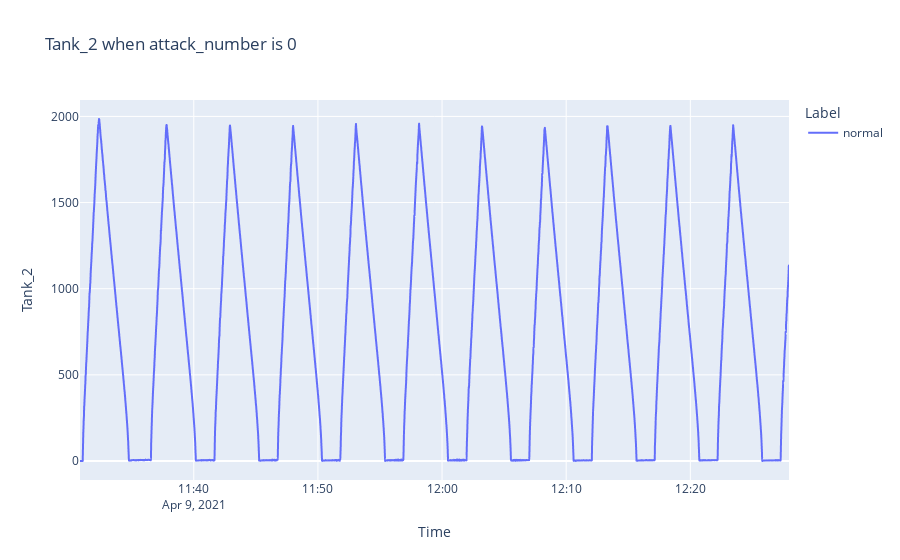
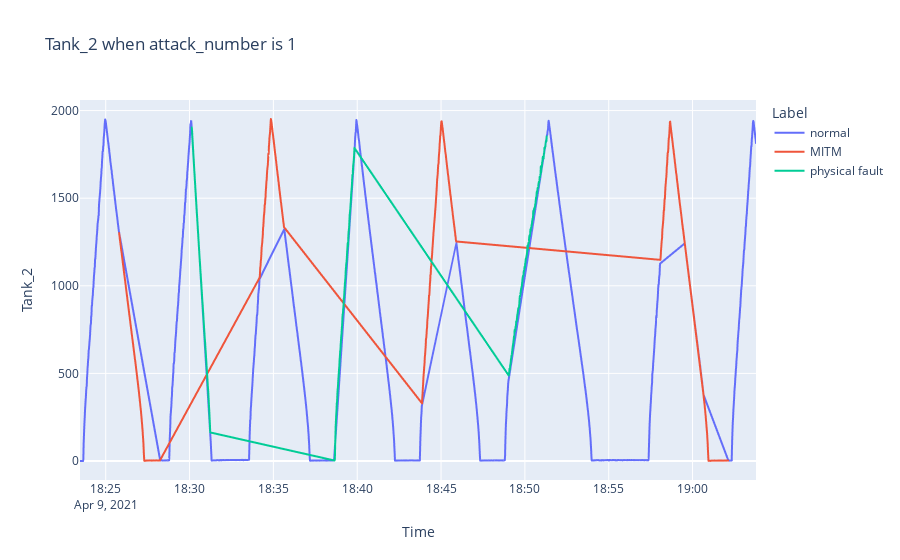
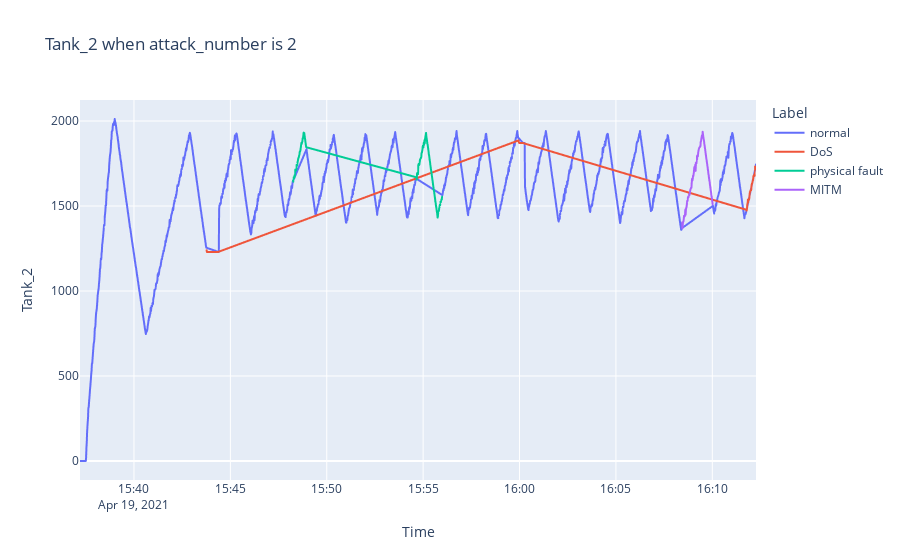
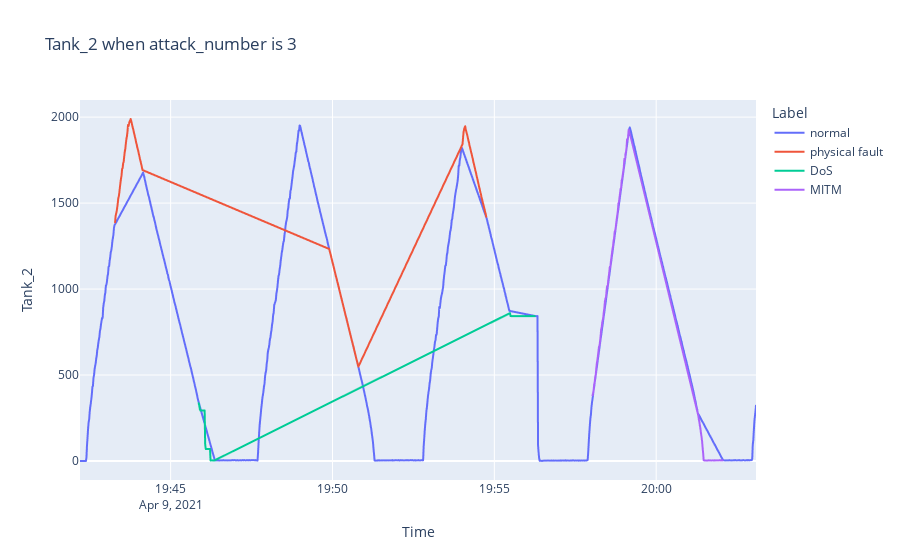

Here is the notebook cell these charts were saved with, in order:
### Code cell
for attack_number in df_copy['attack_number'].unique():
    plot_feature(df_copy[df_copy['attack_number'] == attack_number], 'Tank_2', f'Tank_2 when attack_number is {attack_number}')
